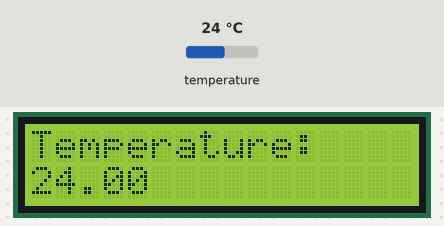
Simulated run of this sketch. Board: Arduino Uno, built with avr-gcc and run on an emulated ATmega328P. Shown: 16×2 character LCD. Inputs (shaded band) come from the test bench; at power-on: temperature 24 °C.

Above: at 1.2 s.
1.3 s: temperature set to 12 °C
At 3.3 s:
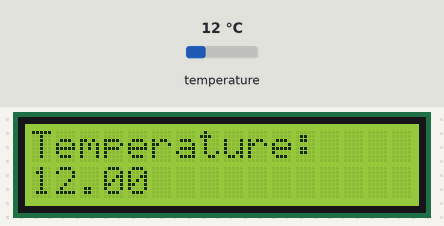
4.1 s: temperature set to 19 °C
At 4.7 s:
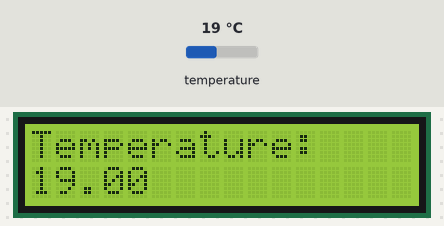
6.6 s: temperature set to 28 °C
At 8.4 s:
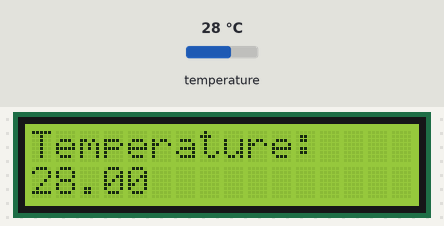
Timing chart, 0 to 9.9 s (numbered marks = the images above; inputs shaded):
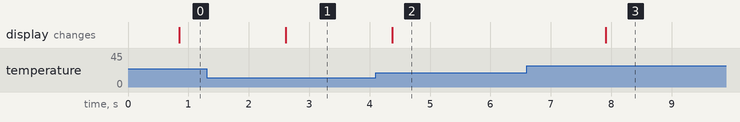

The sketch:

Rozbudowany_termometr.ino
```cpp
#include <OneWire.h>
#include <DallasTemperature.h>
#include <LiquidCrystal.h>

LiquidCrystal lcd(12, 11, 5, 4, 3, 2);

#define ONE_WIRE_BUS 8
OneWire oneWire(ONE_WIRE_BUS);
DallasTemperature sensors(&oneWire);

void setup()
{
  lcd.begin(16, 2);
  lcd.print("Temperature: ");
  Serial.begin(9600);
  sensors.begin();
  pinMode(9, INPUT);
}
int zero = 0;
void loop()
{
  lcd.setCursor(0, 1);
  sensors.requestTemperatures();
  lcd.print(sensors.getTempCByIndex(0));
  delay(1000);
    /*if(digitalRead(10) == HIGH)
 {
  digitalWrite(13, HIGH);
  digitalWrite(6, HIGH);
  sensors.requestTemperatures();
  Serial.println("");
  Serial.print("Sensor 1: ");
  Serial.println(sensors.getTempCByIndex(0));
 }
 else
 {
   digitalWrite(13, LOW);
   digitalWrite(6, LOW);
 }
  */
}
```

Measured:
- after the input at 1.3 s, the display: changes after 1.3 s (image 1)
- after the input at 4.1 s, the display: changes after 0.28 s (image 2)
- after the input at 6.6 s, the display: changes after 1.3 s (image 3)
